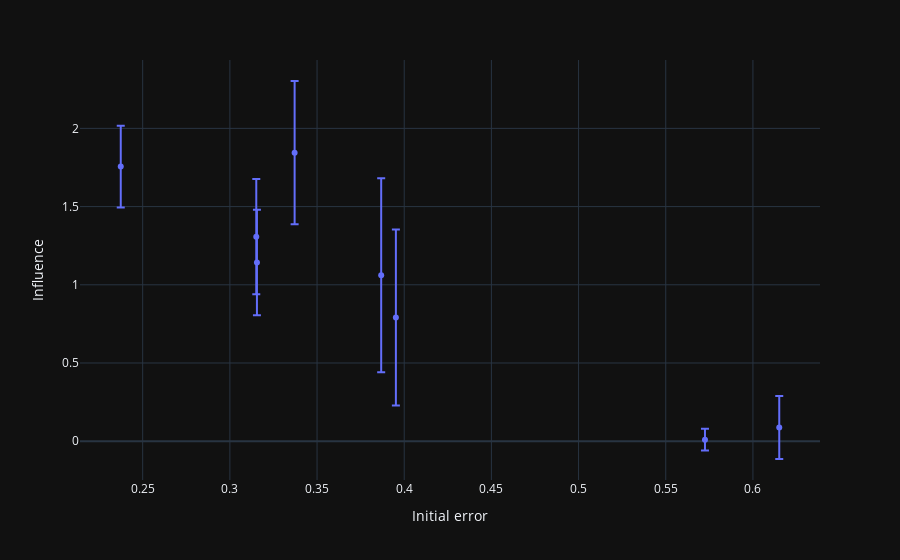

Notebook code cell kept with this figure:
### Code cell
influence = []
for r in results:
    sol = r.m / np.sum(r.m, axis=1)[:, None]
    influence_ = np.sum(sol, axis=0)
    influence.append(influence_)
    
influence_mean = np.mean(influence, axis=0)
influence_std = np.std(influence, axis=0)
influence_ci = 1.96 * influence_std / np.sqrt(len(influence))
px.scatter(x=np.abs(init_belief-correct_belief), y=influence_mean, error_y=influence_std, labels={'x': 'Initial error', 'y': 'Influence'})

### Figure 1 — Plotly figure (JSON) as saved in the notebook; plotly's stock layout.template omitted (floating-point values rounded to 4 significant figures)
{"data": [{"error_y": {"array": [0.3687, 0.2615, 0.3377, 0.6201, 0.2012, 0.07, 0.458, 0.5632]}, "hovertemplate": "Initial error=%{x}<br>Influence=%{y}<extra></extra>", "legendgroup": "", "marker": {"color": "#636efa", "symbol": "circle"}, "mode": "markers", "name": "", "orientation": "v", "showlegend": false, "x": [0.3151, 0.2374, 0.3155, 0.3868, 0.6151, 0.5725, 0.3371, 0.3952], "xaxis": "x", "y": [1.308, 1.756, 1.143, 1.061, 0.0875, 0.01, 1.845, 0.7908], "yaxis": "y", "type": "scatter"}], "layout": {"xaxis": {"anchor": "y", "domain": [0.0, 1.0], "title": {"text": "Initial error"}}, "yaxis": {"anchor": "x", "domain": [0.0, 1.0], "title": {"text": "Influence"}}, "legend": {"tracegroupgap": 0}, "margin": {"t": 60}}}
